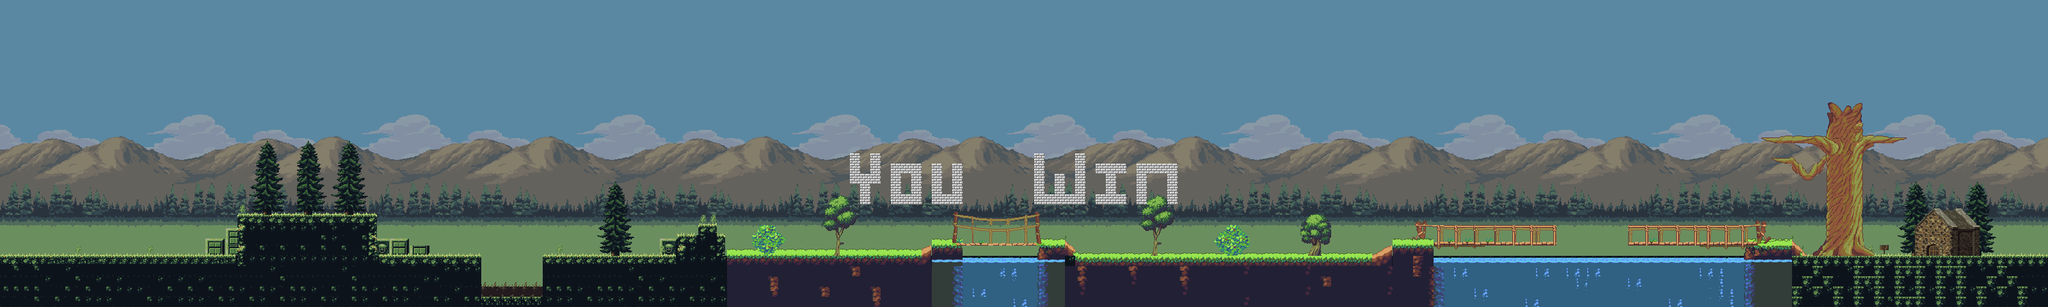

A 2D game scene composited from a Tiled map and its tileset images. What follows is a short description and the map's XML, with each tile layer's data collapsed to a summary:
An orthogonal 200x30 tile map with 16x16 px tiles, 16 tile layers (bg1, bg2, mud_bg, box, ...), 10 tilesets and 1 object.

<map version="1.2" tiledversion="1.2.4" orientation="orthogonal" renderorder="right-down" width="200" height="30" tilewidth="16" tileheight="16" infinite="0" nextlayerid="51" nextobjectid="51">
 <tileset firstgid="1" source="map2_tsx_file/Extension_blue.tsx" />
 <tileset firstgid="253" source="map2_tsx_file/Extension_green.tsx" />
 <tileset firstgid="505" source="map2_tsx_file/Background.tsx" />
 <tileset firstgid="757" source="map2_tsx_file/Middleground.tsx" />
 <tileset firstgid="1009" source="map2_tsx_file/Tileset.tsx" />
 <tileset firstgid="1107" source="map2_tsx_file/Jungle_guide.tsx" />
 <tileset firstgid="3249" source="map2_tsx_file/Jungle_terrain.tsx" />
 <tileset firstgid="4523" source="map2_tsx_file/Props.tsx" />
 <tileset firstgid="4635" source="map2_tsx_file/Trees.tsx" />
 <tileset firstgid="4733" source="tileset_gutter.tsx" />
 <layer id="1" name="bg1" width="200" height="30">
  <data>[6000 cells, 6000 non-empty, 75 distinct tile ids]</data>
 </layer>
 <layer id="2" name="bg2" width="200" height="30">
  <data>[6000 cells, 4000 non-empty, 354 distinct tile ids]</data>
 </layer>
 <layer id="3" name="mud_bg" width="200" height="30">
  <data>[6000 cells, 1600 non-empty, 168 distinct tile ids]</data>
 </layer>
 <layer id="10" name="box" width="200" height="30">
  <data>[6000 cells, 29 non-empty, 10 distinct tile ids]</data>
 </layer>
 <layer id="4" name="ground_bg" width="200" height="30">
  <data>[6000 cells, 1049 non-empty, 10 distinct tile ids]</data>
 </layer>
 <layer id="6" name="ground_bg_2" width="200" height="30">
  <data>[6000 cells, 132 non-empty, 19 distinct tile ids]</data>
 </layer>
 <objectgroup id="49" name="object">
  <object id="49" x="1455.33" y="380.667" width="211.333" height="25.6667" />
 </objectgroup>
 <layer id="50" name="win" width="200" height="30">
  <data>[6000 cells, 61 non-empty, 1 distinct tile ids]</data>
 </layer>
 <layer id="7" name="hole" width="200" height="30">
  <data>[6000 cells, 30 non-empty, 10 distinct tile ids]</data>
 </layer>
 <layer id="14" name="water" width="200" height="30" locked="1">
  <data>[6000 cells, 270 non-empty, 53 distinct tile ids]</data>
 </layer>
 <layer id="15" name="w_drop+bridge" width="200" height="30">
  <data>[6000 cells, 187 non-empty, 107 distinct tile ids]</data>
 </layer>
 <layer id="16" name="greenLayer" width="200" height="30">
  <data>[6000 cells, 434 non-empty, 66 distinct tile ids]</data>
 </layer>
 <layer id="20" name="tree" width="200" height="30">
  <data>[6000 cells, 307 non-empty, 106 distinct tile ids]</data>
 </layer>
 <layer id="22" name="big_tree" width="200" height="30">
  <data>[6000 cells, 103 non-empty, 96 distinct tile ids]</data>
 </layer>
 <layer id="8" name="trap" width="200" height="30">
  <data>[6000 cells, 10 non-empty, 6 distinct tile ids]</data>
 </layer>
 <layer id="21" name="house" width="200" height="30">
  <data>[6000 cells, 40 non-empty, 40 distinct tile ids]</data>
 </layer>
 <layer id="9" name="trap_up" width="200" height="30">
  <data>[6000 cells, 6 non-empty, 1 distinct tile ids]</data>
 </layer>
</map>
